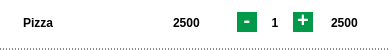
<?xml version="1.0" encoding="UTF-8"?>
<ui version="4.0">
 <class>OrderElement</class>
 <widget class="QWidget" name="OrderElement">
  <property name="geometry">
   <rect>
    <x>0</x>
    <y>0</y>
    <width>390</width>
    <height>50</height>
   </rect>
  </property>
  <property name="sizePolicy">
   <sizepolicy hsizetype="Expanding" vsizetype="Expanding">
    <horstretch>0</horstretch>
    <verstretch>0</verstretch>
   </sizepolicy>
  </property>
  <property name="minimumSize">
   <size>
    <width>390</width>
    <height>50</height>
   </size>
  </property>
  <property name="maximumSize">
   <size>
    <width>390</width>
    <height>50</height>
   </size>
  </property>
  <property name="windowTitle">
   <string>Form</string>
  </property>
  <property name="styleSheet">
   <string notr="true">QWidget {
	color: black;
	background-color: white;
	border-top: none;
	border-bottom: 1px dashed rgb(18, 18, 23);
	border-left: none;
	border-right: none;
}
</string>
  </property>
  <layout class="QHBoxLayout" name="horizontalLayout">
   <property name="spacing">
    <number>0</number>
   </property>
   <property name="leftMargin">
    <number>0</number>
   </property>
   <property name="topMargin">
    <number>0</number>
   </property>
   <property name="rightMargin">
    <number>0</number>
   </property>
   <property name="bottomMargin">
    <number>5</number>
   </property>
   <item>
    <widget class="QLabel" name="productName_label">
     <property name="sizePolicy">
      <sizepolicy hsizetype="Expanding" vsizetype="Expanding">
       <horstretch>0</horstretch>
       <verstretch>0</verstretch>
      </sizepolicy>
     </property>
     <property name="minimumSize">
      <size>
       <width>160</width>
       <height>0</height>
      </size>
     </property>
     <property name="maximumSize">
      <size>
       <width>160</width>
       <height>16777215</height>
      </size>
     </property>
     <property name="font">
      <font>
       <bold>true</bold>
      </font>
     </property>
     <property name="styleSheet">
      <string notr="true">border: none;
padding-left: 20px;
padding-right: 20px;</string>
     </property>
     <property name="text">
      <string>Pizza</string>
     </property>
     <property name="alignment">
      <set>Qt::AlignmentFlag::AlignLeading|Qt::AlignmentFlag::AlignLeft|Qt::AlignmentFlag::AlignVCenter</set>
     </property>
    </widget>
   </item>
   <item>
    <widget class="QLabel" name="productPrice_label">
     <property name="sizePolicy">
      <sizepolicy hsizetype="Expanding" vsizetype="Preferred">
       <horstretch>0</horstretch>
       <verstretch>0</verstretch>
      </sizepolicy>
     </property>
     <property name="font">
      <font>
       <bold>true</bold>
      </font>
     </property>
     <property name="styleSheet">
      <string notr="true">border: none;
padding-left: 10px;</string>
     </property>
     <property name="text">
      <string>2500</string>
     </property>
     <property name="alignment">
      <set>Qt::AlignmentFlag::AlignLeading|Qt::AlignmentFlag::AlignLeft|Qt::AlignmentFlag::AlignVCenter</set>
     </property>
    </widget>
   </item>
   <item>
    <layout class="QHBoxLayout" name="quantity_layout">
     <item>
      <widget class="QPushButton" name="reduceQuantity_button">
       <property name="sizePolicy">
        <sizepolicy hsizetype="Expanding" vsizetype="Fixed">
         <horstretch>0</horstretch>
         <verstretch>0</verstretch>
        </sizepolicy>
       </property>
       <property name="minimumSize">
        <size>
         <width>20</width>
         <height>20</height>
        </size>
       </property>
       <property name="maximumSize">
        <size>
         <width>20</width>
         <height>20</height>
        </size>
       </property>
       <property name="font">
        <font>
         <pointsize>15</pointsize>
         <bold>true</bold>
        </font>
       </property>
       <property name="styleSheet">
        <string notr="true">QPushButton {
  background-color: rgb(0, 153, 73);
  border: none;
  color: white;
  text-align: center;
 padding-bottom: 5px;
}

QPushButton:hover {
  background-color: rgb(218, 213, 207);     /* Fondo al pasar el mouse */
  color: white;             /* Color del texto al pasar el mouse */
}

QPushButton:pressed {
  background-color: transparent;     /* Fondo al presionar */
                /* Color del texto al presionar */
	color: rgb(52, 52, 52);
}

QPushButton:disabled {
  background-color: rgb(39, 39, 43);     /* Fondo deshabilitado */
  color: #7f8c8d;                /* Color del texto deshabilitado */
}

QPushButton:checked {
  background-color: #27ae60;     /* Fondo cuando está checkable y activado */
  color: #ecf0f1;        
}
</string>
       </property>
       <property name="text">
        <string>-</string>
       </property>
      </widget>
     </item>
     <item>
      <widget class="QLabel" name="quantity_label">
       <property name="sizePolicy">
        <sizepolicy hsizetype="Expanding" vsizetype="Preferred">
         <horstretch>0</horstretch>
         <verstretch>0</verstretch>
        </sizepolicy>
       </property>
       <property name="font">
        <font>
         <bold>true</bold>
        </font>
       </property>
       <property name="styleSheet">
        <string notr="true">border: none</string>
       </property>
       <property name="text">
        <string>1</string>
       </property>
       <property name="alignment">
        <set>Qt::AlignmentFlag::AlignCenter</set>
       </property>
      </widget>
     </item>
     <item>
      <widget class="QPushButton" name="incrementQuantity_button">
       <property name="sizePolicy">
        <sizepolicy hsizetype="Expanding" vsizetype="Fixed">
         <horstretch>0</horstretch>
         <verstretch>0</verstretch>
        </sizepolicy>
       </property>
       <property name="minimumSize">
        <size>
         <width>20</width>
         <height>20</height>
        </size>
       </property>
       <property name="maximumSize">
        <size>
         <width>20</width>
         <height>20</height>
        </size>
       </property>
       <property name="font">
        <font>
         <pointsize>15</pointsize>
         <bold>true</bold>
        </font>
       </property>
       <property name="styleSheet">
        <string notr="true">QPushButton {
  background-color: rgb(0, 153, 73);
  border: none;
  color: white;
  text-align: center;
 padding-bottom: 5px;
}

QPushButton:hover {
  background-color: rgb(218, 213, 207);     /* Fondo al pasar el mouse */
  color: white;             /* Color del texto al pasar el mouse */
}

QPushButton:pressed {
  background-color: transparent;     /* Fondo al presionar */
                /* Color del texto al presionar */
	color: rgb(52, 52, 52);
}

QPushButton:disabled {
  background-color: rgb(39, 39, 43);     /* Fondo deshabilitado */
  color: #7f8c8d;                /* Color del texto deshabilitado */
}

QPushButton:checked {
  background-color: #27ae60;     /* Fondo cuando está checkable y activado */
  color: #ecf0f1;        
}
</string>
       </property>
       <property name="text">
        <string>+</string>
       </property>
      </widget>
     </item>
    </layout>
   </item>
   <item>
    <widget class="QLabel" name="totalPrice_label">
     <property name="sizePolicy">
      <sizepolicy hsizetype="Expanding" vsizetype="Preferred">
       <horstretch>0</horstretch>
       <verstretch>0</verstretch>
      </sizepolicy>
     </property>
     <property name="font">
      <font>
       <bold>true</bold>
      </font>
     </property>
     <property name="styleSheet">
      <string notr="true">border: none;
padding-left: 15px;</string>
     </property>
     <property name="text">
      <string>2500</string>
     </property>
     <property name="alignment">
      <set>Qt::AlignmentFlag::AlignLeading|Qt::AlignmentFlag::AlignLeft|Qt::AlignmentFlag::AlignVCenter</set>
     </property>
    </widget>
   </item>
  </layout>
 </widget>
 <resources/>
 <connections/>
</ui>
